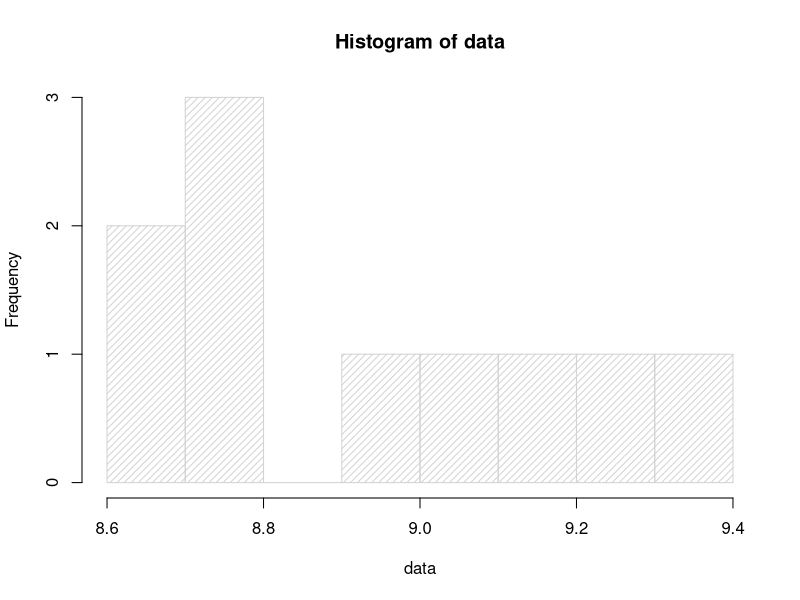

The R source for this figure:
shape1 = 2**runif(1,-1,1)
shape2 = 2**runif(1,-1,1)
n = sample(7:15,1)
scale = 10^sample(-2:3,1)
offset = runif(1,0,10)*scale
data = signif(rbeta(n,shape1,shape2)*scale + offset,3)
print(data)
h = hist(data,density=20)
h$breaks
for(i in 1:length(h$counts))
{
    print(paste(c('| $', h$breaks[i], '< X <', h$breaks[i+1], '$| ', h$counts[i], ' |'),collapse=''))
}
